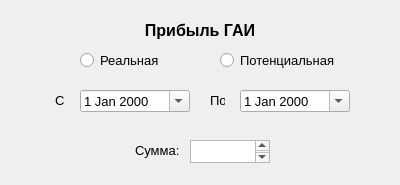
<?xml version="1.0" encoding="UTF-8"?>
<ui version="4.0">
 <class>ProfitForm</class>
 <widget class="QWidget" name="ProfitForm">
  <property name="geometry">
   <rect>
    <x>0</x>
    <y>0</y>
    <width>400</width>
    <height>185</height>
   </rect>
  </property>
  <property name="windowTitle">
   <string>Прибыль ГАИ</string>
  </property>
  <widget class="QLabel" name="profitLabel">
   <property name="geometry">
    <rect>
     <x>0</x>
     <y>20</y>
     <width>400</width>
     <height>20</height>
    </rect>
   </property>
   <property name="font">
    <font>
     <pointsize>12</pointsize>
     <weight>75</weight>
     <bold>true</bold>
    </font>
   </property>
   <property name="text">
    <string>Прибыль ГАИ</string>
   </property>
   <property name="alignment">
    <set>Qt::AlignCenter</set>
   </property>
  </widget>
  <widget class="QRadioButton" name="RealRadioBtn">
   <property name="geometry">
    <rect>
     <x>80</x>
     <y>50</y>
     <width>80</width>
     <height>20</height>
    </rect>
   </property>
   <property name="font">
    <font>
     <pointsize>10</pointsize>
    </font>
   </property>
   <property name="text">
    <string>Реальная</string>
   </property>
  </widget>
  <widget class="QRadioButton" name="PotentialRadioBtn">
   <property name="geometry">
    <rect>
     <x>220</x>
     <y>50</y>
     <width>115</width>
     <height>20</height>
    </rect>
   </property>
   <property name="font">
    <font>
     <pointsize>10</pointsize>
    </font>
   </property>
   <property name="text">
    <string>Потенциальная</string>
   </property>
  </widget>
  <widget class="QDateEdit" name="BeginDate">
   <property name="geometry">
    <rect>
     <x>80</x>
     <y>90</y>
     <width>110</width>
     <height>22</height>
    </rect>
   </property>
   <property name="font">
    <font>
     <pointsize>10</pointsize>
    </font>
   </property>
   <property name="calendarPopup">
    <bool>true</bool>
   </property>
  </widget>
  <widget class="QDateEdit" name="EndDate">
   <property name="geometry">
    <rect>
     <x>240</x>
     <y>90</y>
     <width>110</width>
     <height>22</height>
    </rect>
   </property>
   <property name="font">
    <font>
     <pointsize>10</pointsize>
    </font>
   </property>
   <property name="calendarPopup">
    <bool>true</bool>
   </property>
  </widget>
  <widget class="QLabel" name="BeginLabel">
   <property name="geometry">
    <rect>
     <x>55</x>
     <y>90</y>
     <width>10</width>
     <height>20</height>
    </rect>
   </property>
   <property name="font">
    <font>
     <pointsize>10</pointsize>
    </font>
   </property>
   <property name="text">
    <string>С</string>
   </property>
  </widget>
  <widget class="QLabel" name="EndLabel">
   <property name="geometry">
    <rect>
     <x>210</x>
     <y>90</y>
     <width>15</width>
     <height>20</height>
    </rect>
   </property>
   <property name="font">
    <font>
     <pointsize>10</pointsize>
    </font>
   </property>
   <property name="text">
    <string>По</string>
   </property>
  </widget>
  <widget class="QLabel" name="SumLabel">
   <property name="geometry">
    <rect>
     <x>135</x>
     <y>140</y>
     <width>45</width>
     <height>20</height>
    </rect>
   </property>
   <property name="font">
    <font>
     <pointsize>10</pointsize>
    </font>
   </property>
   <property name="text">
    <string>Сумма:</string>
   </property>
  </widget>
  <widget class="QTextBrowser" name="SumText">
   <property name="geometry">
    <rect>
     <x>190</x>
     <y>140</y>
     <width>80</width>
     <height>23</height>
    </rect>
   </property>
  </widget>
 </widget>
 <resources/>
 <connections/>
</ui>
